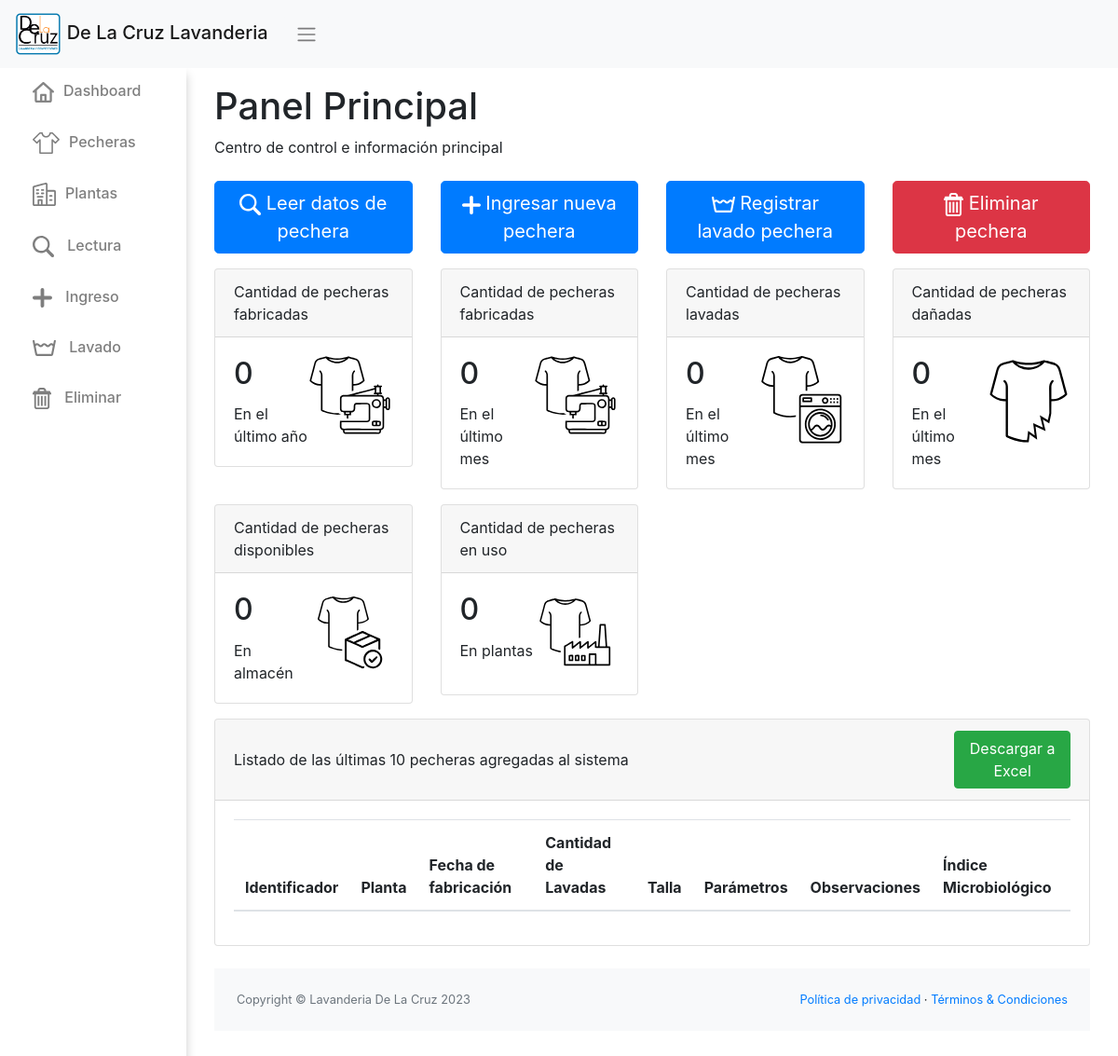
Before: / with the older database file.
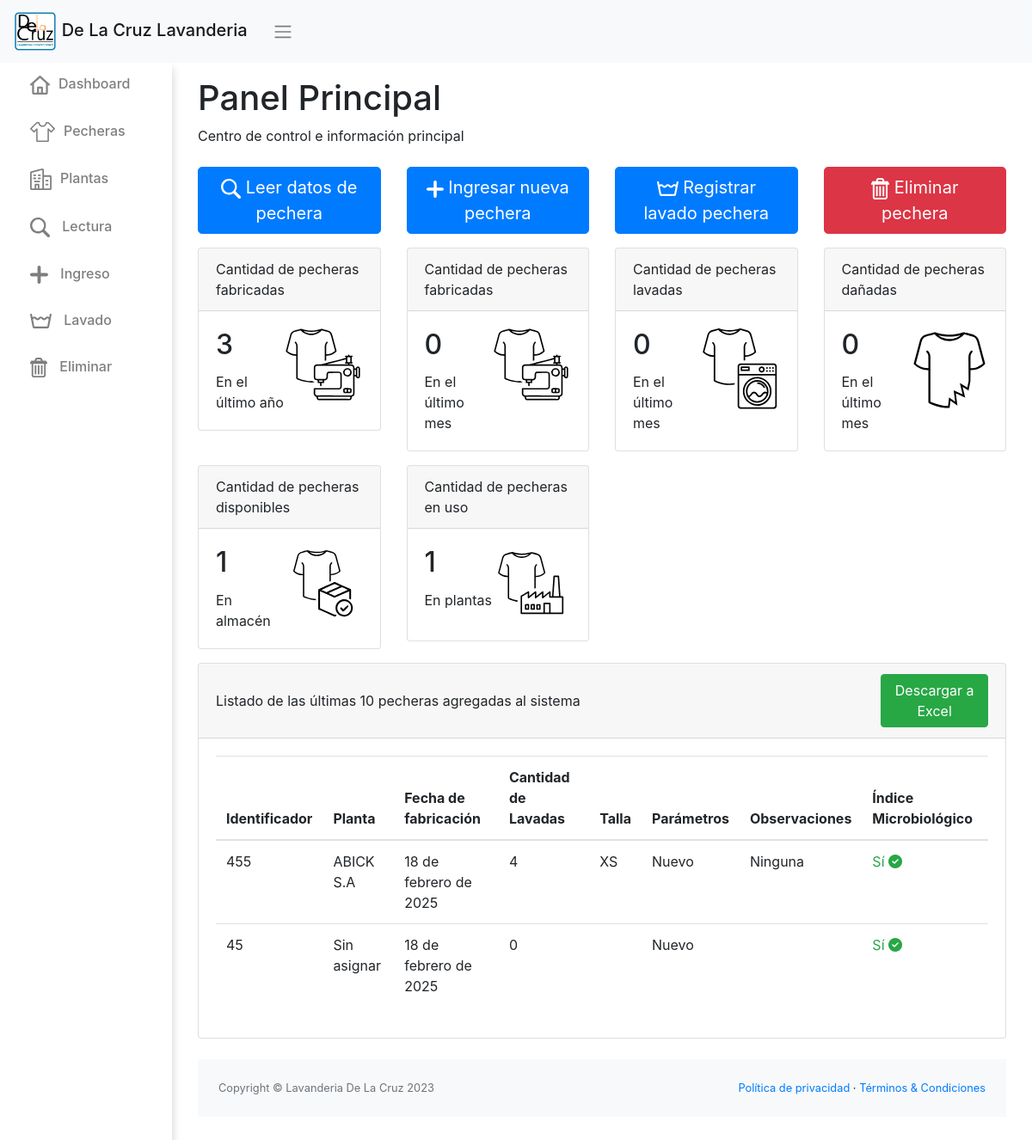
After: the same page with the newer database file.
### app/models.py (models this page shows, shortened)
class Pechera(models.Model):
    id_pechera = models.CharField(max_length=100, unique=True)
    fecha_fabricacion = models.DateField(null=True)
    talla = models.CharField(max_length=5)
    cantidad_lavados = models.IntegerField(default=0)
    observaciones = models.CharField(max_length=500, blank=True)
    planta = models.IntegerField (choices=PLANTAS_CHOICES,default=1)
    parameters = models.CharField(max_length=50, choices=PARAMETERS_CHOICES, default='1')
    indice_microbiologico = models.CharField(max_length=2, choices=OPCIONES_INDICE, default='Si', verbose_name="Índice Microbiológico")
    eliminada = models.BooleanField(default=False)

### app/views.py (the view)
# urls.py: path('', index, name='index'),
def index(request):
    latest_pecheras = Pechera.objects.exclude(eliminada=True).order_by('-fecha_fabricacion')[:10]
    today = datetime.now()
    last_year = today - timedelta(days=365)
    manufactured_last_year = Pechera.objects.filter(fecha_fabricacion__gte=last_year).count()
    last_month = today - timedelta(days=30)
    manufactured_last_month = Pechera.objects.filter(fecha_fabricacion__gte=last_month).count()
    washed_last_month = Lavado.objects.filter(fecha_lavado__gte=last_month).count()
    faulty_last_month = Pechera.objects.filter(eliminada=True, fecha_fabricacion__gte=last_month).count()
    disponibles = Pechera.objects.filter(planta__icontains=1,eliminada=False).count()
    pecheras_no_eliminadas = Pechera.objects.exclude(eliminada=True)[:]
    planta = pecheras_no_eliminadas.exclude(planta__iexact=1).count()
    context = {
        'latest_pecheras': latest_pecheras,
        'manufactured_last_year': manufactured_last_year,
        'manufactured_last_month': manufactured_last_month,
        'faulty_last_month': faulty_last_month,
        'washed_last_month': washed_last_month,
        'disponibles': disponibles,
        'planta': planta,
    }
    return render(request, 'app/index.html', context)

### app/templates/app/index.html (shortened to what the changed rows need)
{% extends 'app/base.html' %}
{% load static %}
{% block contenido %}
  <h1>Panel Principal</h1>
  <Spam>Centro de control e información principal</Spam><br /><br/>
  <div class="row">
    <div class="col-sm-3 mb-3">
      <div class="card">
        <div class="card-body">
          <img src="{% static 'app\img\fabricadas.svg' %}" width="90" alt="fabricadas" style="float: right;">
          <h2 class="card-title">{{ manufactured_last_year }}</h2>
          <p class="card-text">En el último año</p>
        </div>
      </div>
    </div>
    <div class="col-sm-3 mb-3">
      <div class="card">
        <div class="card-body">
          <h2 class="card-title">{{ manufactured_last_month }}</h2>
        </div>
      </div>
    </div>
    <div class="col-sm-3 mb-3">
      <div class="card">
        <div class="card-body">
          <h2 class="card-title">{{ washed_last_month }}</h2>
        </div>
      </div>
    </div>
    <div class="col-sm-3 mb-3">
      <div class="card">
        <div class="card-body">
          <h2 class="card-title">{{ faulty_last_month }}</h2>
        </div>
      </div>
    </div>
  </div>
  <div class="row">
    <div class="col-sm-3 mb-3">
      <div class="card">
        <div class="card-body">
          <img src="{% static 'app\img\disponibles.svg' %}" width="90" alt="fabricadas" style="float: right;">
          <h2 class="card-title">{{ disponibles }}</h2>
          <p class="card-text">En almacén</p>
        </div>
      </div>
    </div>
    <div class="col-sm-3 mb-3">
      <div class="card">
        <div class="card-body">
          <img src="{% static 'app\img\planta.svg' %}" width="90" alt="fabricadas" style="float: right;">
          <h2 class="card-title">{{ planta }}</h2>
          <p class="card-text">En plantas</p>
        </div>
      </div>
    </div>
  </div>
  <div class="card mb-4">
    <div class="card-body">
      <table class="table table-responsive-sm table-fluid">
        <thead>
          <tr>
            <th>Identificador</th>
            <th>Planta</th>
            <th>Fecha de fabricación</th>
            <th>Cantidad de Lavadas</th>
            <th>Talla</th>
            <th>Parámetros</th>
            <th>Observaciones</th>
            <th>Índice Microbiológico</th>
          </tr>
        </thead>
        <tbody>
          {% for pechera in latest_pecheras %}
            <tr>
              <td>{{ pechera.id_pechera }}</td>
              <td>{{ pechera.get_planta_display }}</td>
              <td>{{ pechera.fecha_fabricacion }}</td>
              <td>{{ pechera.cantidad_lavados }}</td>
              <td>{{ pechera.talla }}</td>
              <td>{{ pechera.get_parameters_display }}</td>
              <td>{{ pechera.observaciones }}</td>
              <td>
                {% if pechera.indice_microbiologico == 'No' %}
                  <span class="text-danger">No</span>
                  <i class="fas fa-exclamation-triangle text-danger"></i>
                {% elif pechera.indice_microbiologico == 'Si' %}
                  <span class="text-success">Sí</span>
                  <i class="fas fa-check-circle text-success"></i>
                {% else %}
                  <span class="text-warning">Valor no reconocido: {{ pechera.indice_microbiologico }}</span>
                {% endif %}
              </td>
            </tr>
          {% endfor %}
        </tbody>
      </table>
    </div>
  </div>
{% endblock %}

Changed rows visible on the page:
added Pechera: id_pechera "455", planta "ABICK S.A", fecha_fabricacion "18 de febrero de 2025", cantidad_lavados "4", talla "XS", parameters "Nuevo", observaciones "Ninguna", indice_microbiologico "Sí"
added Pechera: id_pechera "45", planta "Sin asignar", fecha_fabricacion "18 de febrero de 2025", cantidad_lavados "0", parameters "Nuevo", indice_microbiologico "Sí"
Other visible differences:
{{ manufactured_last_year }}: "0" → "3"
{{ disponibles }}: "0" → "1"
{{ planta }}: "0" → "1"
